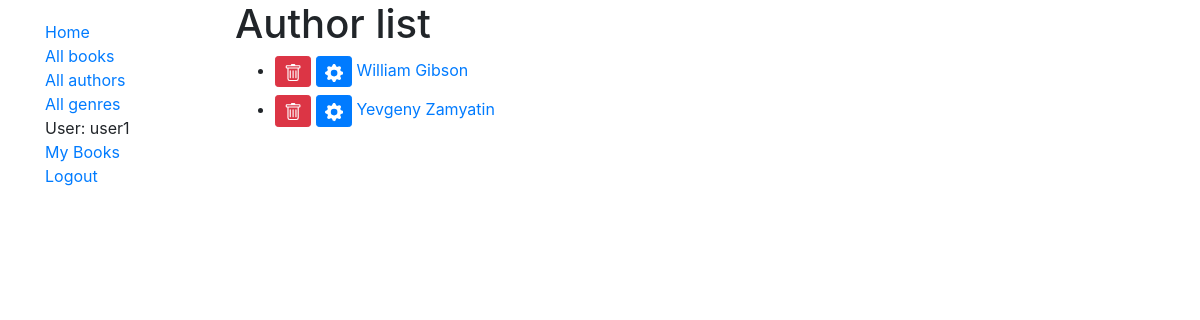
/catalog/authors/ (signed in), run on an earlier commit of the app's database.
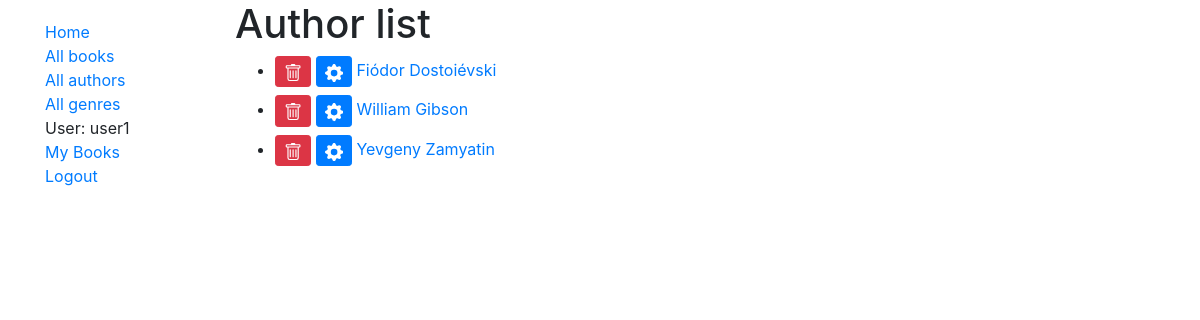
And on a later commit of the database.
### catalog/models.py (models this page shows, shortened)
class Author(models.Model):
    first_name = models.CharField(max_length=100)
    last_name = models.CharField(max_length=100)
    date_of_birth = models.DateField(null=True, blank=True)
    date_of_death = models.DateField('Date of Death', null=True, blank=True)
    class Meta:
        ordering = ['last_name', 'first_name']
    def get_absolute_url(self):
        return reverse('author-detail', args=[str(self.id)])
    def get_update_url(self):
        return reverse('author_update', args=[str(self.id)])
    def get_delete_url(self):
        return reverse('author_delete', args=[str(self.id)])

### catalog/views.py (the view)
# urls.py: path('authors/', views.AuthorListView.as_view(), name='authors'),
class AuthorListView(LoginRequiredMixin, generic.ListView):
    model = Author

### catalog/templates/catalog/author_list.html (shortened to what this page needs)
{% extends "base_generic.html" %}
{% block content %}
  <h1>Author list</h1>
  {% if author_list %}
  <ul>
    {% for author in author_list %}
      <li class="my-2">
        <a class="btn btn-sm btn-danger" href="{{ author.get_delete_url }}">
        </a>
        <a class="btn btn-sm btn-primary" href="{{ author.get_update_url }}">
        </a>
        <a href="{{ author.get_absolute_url }}">{{ author.first_name }} {{ author.last_name }}</a>
      </li>
    {% endfor %}
  </ul>
  {% else %}
    <p>There are no authors in the catalog.</p>
  {% endif %}
{% endblock %}

What changed in the data, as far as the page shows it:
added Author: first_name "Fiódor", last_name "Dostoiévski"
